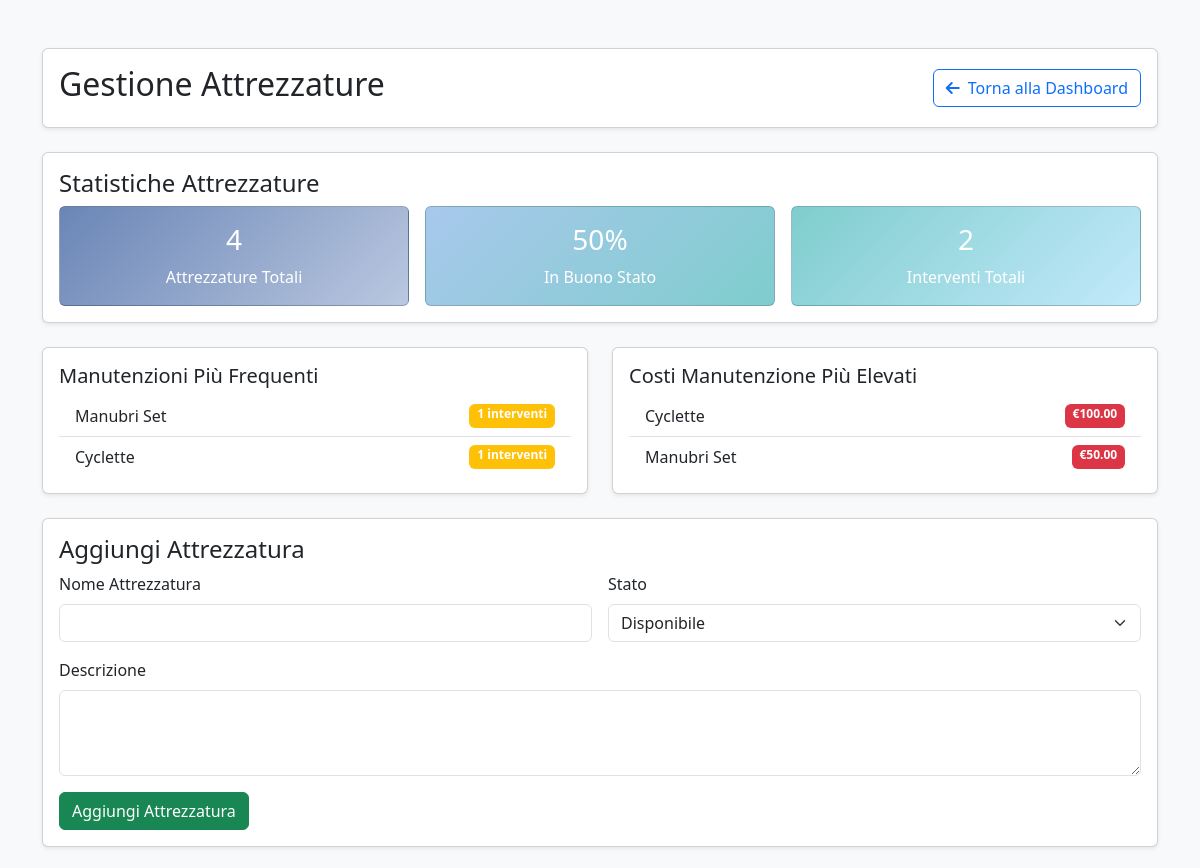
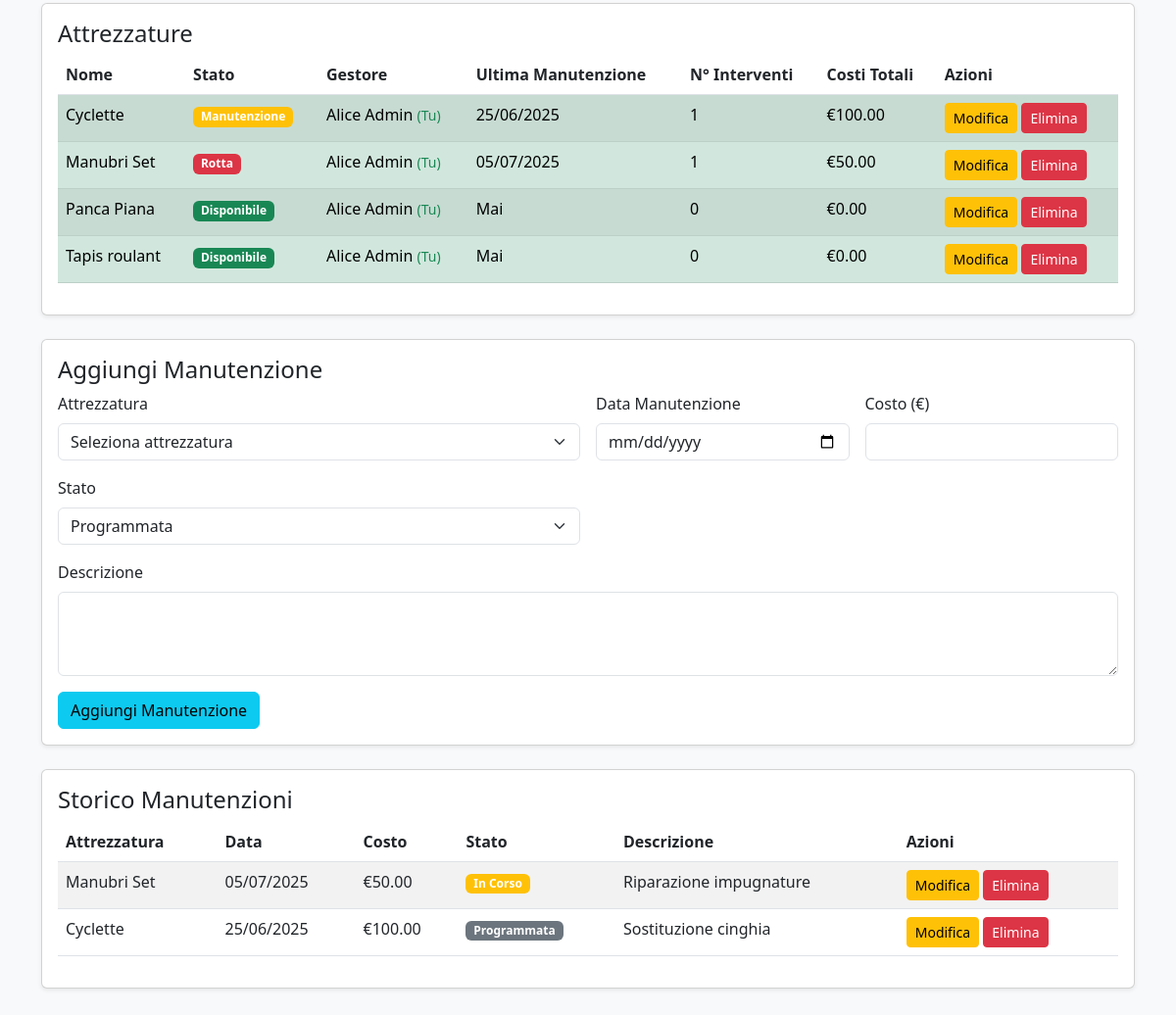
Page /equipment_management.php (signed in) on the committed database (2 pictures, top to bottom).
### tables this page shows
CREATE TABLE EQUIPMENTS (
    equipmentID INT PRIMARY KEY AUTO_INCREMENT,
    name VARCHAR(255) NOT NULL,
    description TEXT,
    status ENUM('available', 'maintenance', 'broken') DEFAULT 'available',
    administratorID INT,
    FOREIGN KEY (administratorID) REFERENCES USERS(userID) ON DELETE SET NULL
);

CREATE TABLE USERS (
    userID INT PRIMARY KEY AUTO_INCREMENT,
    email VARCHAR(255) UNIQUE NOT NULL,
    password VARCHAR(255) NOT NULL,
    userName VARCHAR(100) NOT NULL,
    firstName VARCHAR(100) NOT NULL,
    lastName VARCHAR(100) NOT NULL,
    birthDate DATE,
    gender ENUM('M', 'F', 'Other'),
    phoneNumber VARCHAR(20),
    role ENUM('customer', 'trainer', 'admin') DEFAULT 'customer'
);

CREATE TABLE MAINTENANCES (
    maintenanceID INT PRIMARY KEY AUTO_INCREMENT,
    equipmentID INT NOT NULL,
    maintenanceDate DATE NOT NULL,
    maintenanceCost DECIMAL(10,2),
    description TEXT,
    status ENUM('scheduled', 'in_progress', 'completed') DEFAULT 'scheduled',
    FOREIGN KEY (equipmentID) REFERENCES EQUIPMENTS(equipmentID) ON DELETE CASCADE
);

### equipment_management.php (the view, shortened to what the rows shown need)
<?php
require_once 'config.php';
$stmt = $conn->prepare("
    SELECT e.*,
           COUNT(m.maintenanceID) as maintenance_count,
           CASE WHEN SUM(m.maintenanceCost) IS NULL THEN 0 ELSE SUM(m.maintenanceCost) END AS total_cost,
           MAX(m.maintenanceDate) as last_maintenance,
           u.firstName as admin_firstName, u.lastName as admin_lastName
    FROM EQUIPMENTS e
    LEFT JOIN MAINTENANCES m ON e.equipmentID = m.equipmentID
    LEFT JOIN USERS u ON e.administratorID = u.userID
    GROUP BY e.equipmentID
    ORDER BY e.name ASC
");
$stmt->execute();
$equipment = $stmt->get_result()->fetch_all(MYSQLI_ASSOC);
$stmt = $conn->prepare("
    SELECT m.*, e.name as equipment_name
    FROM MAINTENANCES m
    JOIN EQUIPMENTS e ON m.equipmentID = e.equipmentID
    ORDER BY m.maintenanceDate DESC
");
$stmt->execute();
$maintenances = $stmt->get_result()->fetch_all(MYSQLI_ASSOC);
?>
<!DOCTYPE html>
<html lang="it">
<head>
    <link href="https://cdnjs.cloudflare.com/ajax/libs/bootstrap/5.3.0/css/bootstrap.min.css" rel="stylesheet" />
    <link href="https://cdnjs.cloudflare.com/ajax/libs/font-awesome/6.0.0/css/all.min.css" rel="stylesheet" />
</head>
<body class="bg-light">
<div class="container py-5">
    <div class="card shadow-sm mb-4">
        <div class="card-body">
            <div class="d-flex justify-content-between align-items-center">
                <h2>Gestione Attrezzature</h2>
            </div>
        </div>
    </div>
    <div class="card shadow-sm mb-4">
        <div class="card-body">
            <table class="table table-striped">
                <thead>
                    <tr>
                        <th>Nome</th><th>Stato</th><th>Gestore</th><th>Ultima Manutenzione</th><th>N° Interventi</th><th>Costi Totali</th><th>Azioni</th>
                    </tr>
                </thead>
                <tbody>
                    <?php foreach($equipment as $eq): ?>
                        <?php
                        $statusClass = $eq['status'] === 'available' ? 'success' : ($eq['status'] === 'maintenance' ? 'warning' : 'danger');
                        $statusText = $eq['status'] === 'available' ? 'Disponibile' : ($eq['status'] === 'maintenance' ? 'Manutenzione' : 'Rotta');
                        $isMyEquipment = ($eq['administratorID'] == $_SESSION['userID']);
                        ?>
                        <tr <?= $isMyEquipment ? 'class="table-success"' : '' ?>>
                            <td>
                                <?= htmlspecialchars($eq['name']) ?>
                            </td>
                            <td><span class="badge bg-<?= $statusClass ?>"><?= $statusText ?></span></td>
                            <td>
                                <?php if ($eq['admin_firstName'] && $eq['admin_lastName']): ?>
                                    <?= htmlspecialchars($eq['admin_firstName'] . ' ' . $eq['admin_lastName']) ?>
                                    <?php if ($isMyEquipment): ?>
                                        <small class="text-success">(Tu)</small>
                                    <?php endif; ?>
                                <?php else: ?>
                                    <span class="text-muted">Non specificato</span>
                                <?php endif; ?>
                            </td>
                            <td><?= $eq['last_maintenance'] ? date('d/m/Y', strtotime($eq['last_maintenance'])) : 'Mai' ?></td>
                            <td><?= $eq['maintenance_count'] ?></td>
                            <td>€<?= number_format($eq['total_cost'], 2) ?></td>
                            <td>
                                <?php if ($isMyEquipment): ?>
                                    <a href="?edit_equipment=<?= $eq['equipmentID'] ?>" class="btn btn-sm btn-warning">Modifica</a>
                                    <form method="POST" style="display:inline" onsubmit="return confirm('Sei sicuro di eliminare questa attrezzatura?');">
                                        <button name="delete_equipment" class="btn btn-sm btn-danger">Elimina</button>
                                    </form>
                                <?php endif; ?>
                            </td>
                        </tr>
                    <?php endforeach; ?>
                </tbody>
            </table>
        </div>
    </div>
    <div class="card shadow-sm mb-4">
        <div class="card-body">
            <table class="table table-striped">
                <thead>
                    <tr>
                        <th>Attrezzatura</th><th>Data</th><th>Costo</th><th>Stato</th><th>Descrizione</th><th>Azioni</th>
                    </tr>
                </thead>
                <tbody>
                    <?php foreach($maintenances as $maintenance): ?>
                        <?php
                        $statusClass = $maintenance['status'] === 'completed' ? 'success' : ($maintenance['status'] === 'in_progress' ? 'warning' : 'secondary');
                        $statusText = $maintenance['status'] === 'completed' ? 'Completata' : ($maintenance['status'] === 'in_progress' ? 'In Corso' : 'Programmata');
                        ?>
                        <tr>
                            <td><?= htmlspecialchars($maintenance['equipment_name']) ?></td>
                            <td><?= date('d/m/Y', strtotime($maintenance['maintenanceDate'])) ?></td>
                            <td>€<?= number_format($maintenance['maintenanceCost'], 2) ?></td>
                            <td><span class="badge bg-<?= $statusClass ?>"><?= $statusText ?></span></td>
                            <td><?= htmlspecialchars(substr($maintenance['description'], 0, 30)) ?><?= strlen($maintenance['description']) > 30 ? '...' : '' ?></td>
                            <td>
                                <a href="?edit_maintenance=<?= $maintenance['maintenanceID'] ?>" class="btn btn-sm btn-warning">Modifica</a>
                                <form method="POST" style="display:inline" onsubmit="return confirm('Sei sicuro di eliminare questa manutenzione?');">
                                    <button name="delete_maintenance" class="btn btn-sm btn-danger">Elimina</button>
                                </form>
                            </td>
                        </tr>
                    <?php endforeach; ?>
                </tbody>
            </table>
        </div>
    </div>
</div>
</body>
</html>

### rows in the picture
equipments: name "Cyclette", status "Manutenzione", administratorID.lastName "Alice Admin", shows "(Tu)", last_maintenance "25/06/2025", maintenance_count "1", total_cost "100.00"
equipments: name "Manubri Set", status "Rotta", administratorID.lastName "Alice Admin", shows "(Tu)", last_maintenance "05/07/2025", maintenance_count "1", total_cost "50.00"
equipments: name "Panca Piana", status "Disponibile", administratorID.lastName "Alice Admin", shows "(Tu)", shows "Mai", maintenance_count "0", total_cost "0.00"
equipments: name "Tapis roulant", status "Disponibile", administratorID.lastName "Alice Admin", shows "(Tu)", shows "Mai", maintenance_count "0", total_cost "0.00"
maintenances: equipmentID.name "Manubri Set", maintenanceDate "05/07/2025", maintenanceCost "50.00", status "In Corso", description "Riparazione impugnature"
maintenances: equipmentID.name "Cyclette", maintenanceDate "25/06/2025", maintenanceCost "100.00", status "Programmata", description "Sostituzione cinghia"

### other values in the picture
$stats['totalEquipment'] "4"
$stats['goodStatusPercentage'] "50"
$stats['totalMaintenances'] "2"
$item['name'] "Manubri Set"
$item['maintenance_count'] "1"
$item['name'] "Cyclette"
$item['total_cost'] "100.00"
$item['total_cost'] "50.00"
